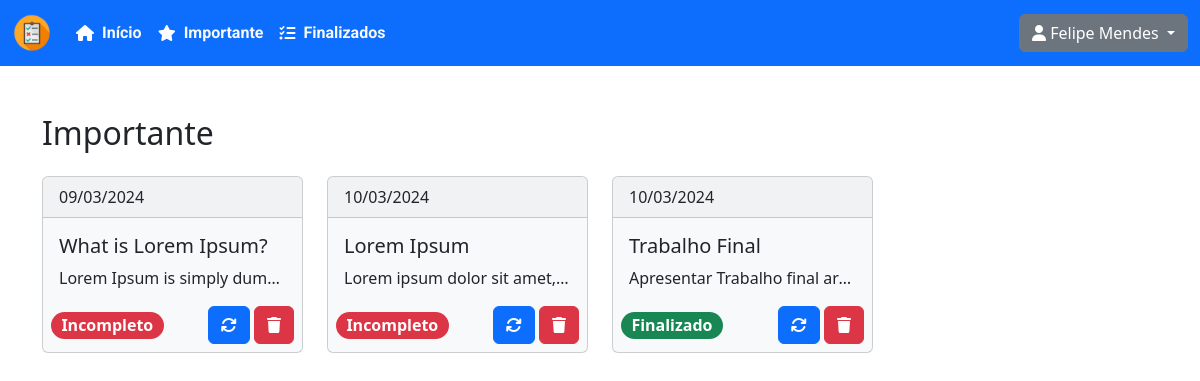
/dashboard/importantes (signed in), run on an earlier commit of the app's database.
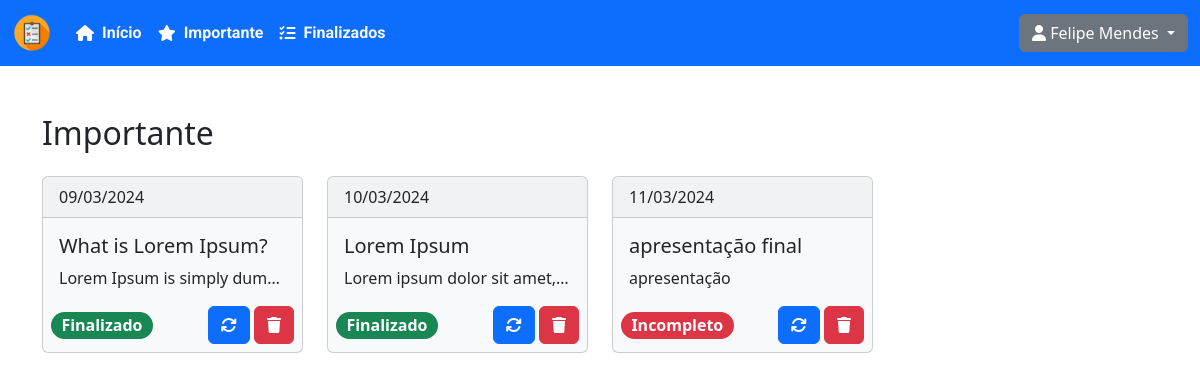
And on a later commit of the database.
### app/models.py (models this page shows)
class Tasks(db.Model):
    task_id = db.Column(db.Integer, primary_key=True)
    title = db.Column(db.String(100))
    description = db.Column(db.String(200))
    done = db.Column(db.Boolean)
    important = db.Column(db.Boolean)
    created_at = db.Column(db.DateTime, default=datetime.utcnow)
    updated_at = db.Column(db.DateTime, default=datetime.utcnow)
    user_id = db.Column(db.Integer, db.ForeignKey('user.id'), nullable=False)

### app/routes.py (the view)
@app.route('/dashboard/importantes')
@login_required
def important():
    task_list = Tasks.query.filter_by(user_id=current_user.id, important=True).all()
    return render_template('important.html', user=current_user, task_list=task_list)

### app/routes.py (called while the page is built)
@login_manager.user_loader
def load_user(user_id):
    return User.query.get(int(user_id))

### app/templates/important.html (shortened to what this page needs)
<!DOCTYPE html>
<html lang="en">
<head>
    <link href="https://cdn.jsdelivr.net/npm/bootstrap@5.3.2/dist/css/bootstrap.min.css" rel="stylesheet">
    <link rel="stylesheet" type="text/css" href="static/style.css" media="screen" />
</head>
<body>
  {% include 'navbar.html' %}
  <div class="container">
      <div id="first" >
        <br><br>
        <div class="d-flex justify-content-between mb-3">
          <h2>Importante</h2>
        </div>
        <div class="row">
          {% for task in task_list %}
            <div class="col-md-3 col-sm-2 col-12">
              <div class="card text-dark bg-light mb-3" style="max-width: 300px;">
                <div class="card-header">{{ task.created_at.strftime('%d/%m/%Y') }}</div>
                <div class="cursor-pointer" data-bs-toggle="modal" data-bs-target="#modal{{ task.task_id }}">
                    <div class="card-body">
                      <h5 class="card-title">{{ task.title }}</h5>
                      <p class="card-text text-truncate">{{ task.description }}</p>
                    </div>
                </div>
                <div class="d-flex justify-content-between align-items-center mx-2 mb-2">
                  <div>
                    {% if task.done == False %}
                    <span class="badge rounded-pill bg-danger fs-6">Incompleto</span>
                    {% else %}
                    <span class="badge rounded-pill bg-success fs-6">Finalizado</span>
                    {% endif %}
                  </div>
                  <div>
                      <a href="/dashboard/update/{{ task.task_id }}" class="btn btn-primary" type="button"><i class="fa-solid fa-arrows-rotate" style="color: #ffffff;"></i></a>
                      <a href="/dashboard/delete/{{ task.task_id }}" class="btn btn-danger" type="button"><i class="fa-solid fa-trash" style="color: #ffffff;"></i></a>
                  </div>
                </div>
              </div>
            </div>
          {% endfor %}
        </div>
      </div>
  </div>
</body>
</html>

What changed in the data, as far as the page shows it:
changed Tasks "What is Lorem Ipsum?": done "Incompleto" → "Finalizado"
changed Tasks "Lorem Ipsum": done "Incompleto" → "Finalizado"
changed Tasks: created_at "10/03/2024" → "11/03/2024"; title "Trabalho Final" → "apresentação final"; description "Apresentar Trabalho final ar…" → "apresentação"; done "Finalizado" → "Incompleto"
